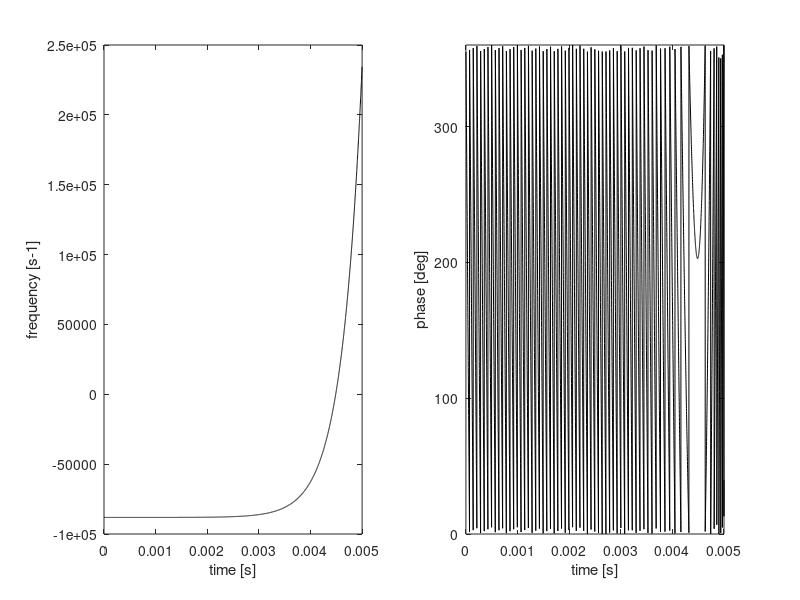
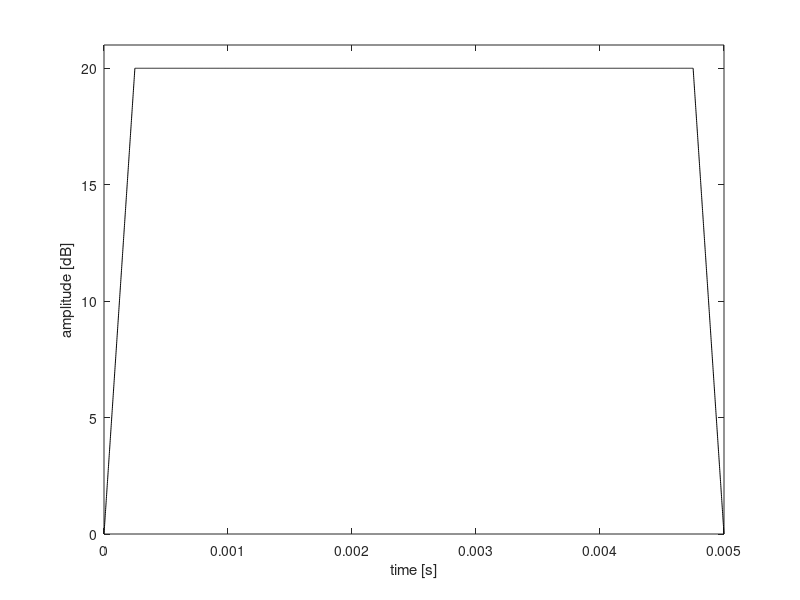
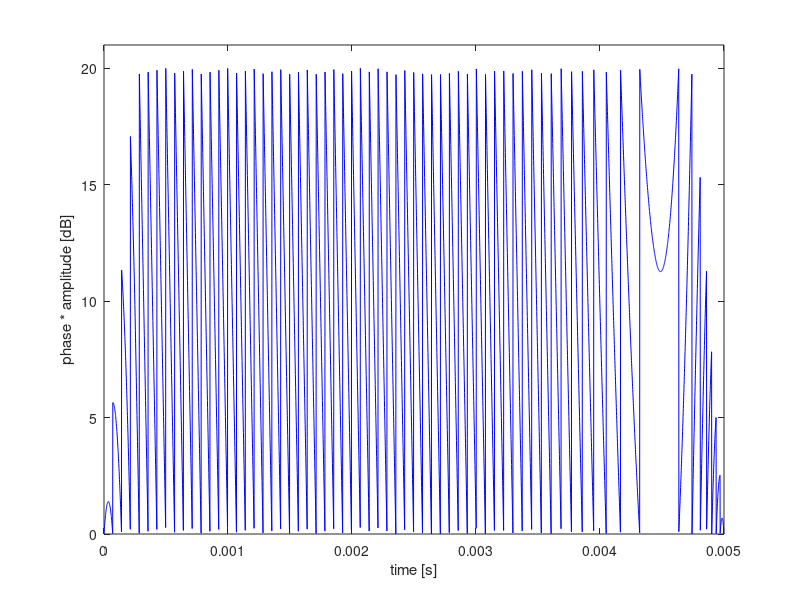

Write MATLAB code to recreate these figures, in order.
% CHIRP phase table generator for Tecmag
% Adapted from Tecmag's CHIRP script

clear
clc
close all

%%%%%%% User-defined parameters %%%%%%%
% tic

dt = 1e-6 ; %time per point in waveform (s) [Scout limit is 20ns]
tau = 0.005; %pulse length (s)
sliceheight = 0.10; %mm

G = 6.59; %T m-1, B0 field gradient
offset = 0; %mm, frequency offset (if applicable)
amplitude = 20; %pwr, for Tecmag
% NOTE: positive offset moves to the left in the FT spectrum (negative
% position)

% frequency ramping for CHIRP
LINramp = 0;
EXPramp = 1; 

% shape for edges of amplitude profile
WURSTshape = 0;
LINEARshape = 1;
linearPct = 0.05; % percent of the front end and back end of the pulse that will be linearly ramped
%%%%%%% END User-defined parameters %%%%%%%




N = round(tau/dt); %number of points per pulse waveform
gamma = 42.576; %MHz T-1
SW = sliceheight*G*gamma*1000; %Hz
SW_s = SW*2*pi; %s-1
offsetHz = offset*1000*G*gamma; %Hz
t = dt:dt:tau; %time axis for CHIRP pulse
f0 = -SW/2; %initial frequency (Hz)
f0_s = -SW_s/2; %initial frequency (s-1)
    
    
% CALCULATION OF PHASE %

% Linear phase ramping
if LINramp == 1;
%analytical expressions
%     f = f0 + SW*t/tau;                          %frequency (Hz)
%     f_s = f0_s + SW_s*t/tau;                    %frequency (rad s-1)
%     phase = f0*t+SW/2/tau*t.^2;                 %phase (Hz s)
%     phase_s = f0_s*t + SW_s/2/tau*t.^2;         %phase (rad)

% numerical expressions
    f = linspace(-SW/2,(1+2*linearPct)*SW/2,N);       %frequency (Hz)
        %Note: the frequency range goes a little beyond the SW to make sure the
        %rampdown of the amplitude doesn't negatively impact the spins being
        %inverted at the very end. CUrrently, it goes to (1+linearPct) times
        %the SW.
    f_s = linspace(-SW_s/2,(1+2*linearPct)*SW_s/2,N);  %frequency (s-1)
    phase = cumsum(f)*dt;                                   %phase (Hz s)
    phase_s = cumsum(f_s)*dt;                               %phase (rad) 
    phase_s360 = mod((phase_s*360/2/pi),360);   %phase (degrees, mod 360)

    
    
% Exponential phase ramping
elseif EXPramp == 1;
%analytical expression for exponential growth
%     f = SW.^(t/(tau*(1-linearPct))) - 1 + f0;
%     phase = (tau*(1-linearPct)/log(SW))*(SW.^(t/(tau*(1-linearPct)))-1)-t*(1-f0);
    
% numerical log-spaced points
    f = logspace(0,(1+linearPct)*log10(SW),N)-1-SW/2;       %frequency (Hz)
        %Note: the frequency range goes a little beyond the SW to make sure the
        %rampdown of the amplitude doesn't negatively impact the spins being
        %inverted at the very end. CUrrently, it goes to (1+linearPct) times
        %the SW.
    f_s = logspace(0,(1+linearPct)*log10(SW_s),N)-1-SW_s/2; %frequency (s-1)
    phase = cumsum(f)*dt;                                   %phase (Hz s)
    phase_s = cumsum(f_s)*dt;                               %phase (rad)
    phase_s360 = mod((phase_s*360/2/pi),360);               %phase (degrees, mod 360)
end

dlmwrite('CHIRP_Phase.dat',phase_s360);

t = linspace(0,tau,N);
figure(1)
subplot(1,2,1)
plot(t,f_s,'-k')
xlabel('time [s]')
ylabel('frequency [s-1]')
subplot(1,2,2)
plot(t,phase_s360,'-k')
xlabel('time [s]')
ylabel('phase [deg]')
ylim([0 360])


tamp = linspace(0,tau,N);

% CALCULATION OF AMPLITUDE %

% WURST shaping
if WURSTshape == 1
    w_amp = amplitude*(1-(cos(pi*tamp/tau)).^40);
    dlmwrite('CHIRP_wAmp.dat',w_amp');
    figure(2)
    plot(tamp,w_amp,'-k')
    xlabel('time [s]')
    ylabel('amplitude [dB]')
    ylim([0 amplitude+1])

% Linear shaping
elseif LINEARshape == 1
    lshapeLeft = linspace(0,1,round(length(tamp)*linearPct));
    lshapeRight = linspace(1,0,round(length(tamp)*linearPct));
    lshape = [lshapeLeft,ones(1,length(tamp)-2*length(lshapeLeft)),lshapeRight];
    l_amp = amplitude*lshape;
    dlmwrite('CHIRP_lAmp.dat',l_amp');
    figure(2)
    plot(tamp,l_amp,'-k')
    xlabel('time [s]')
    ylabel('amplitude [dB]')
    ylim([0 amplitude+1])
    
    figure(3)
    plot(tamp,l_amp.*phase_s360/360,'-b')
    xlabel('time [s]')
    ylabel('phase * amplitude [dB]')
    ylim([0 amplitude+1])
end
